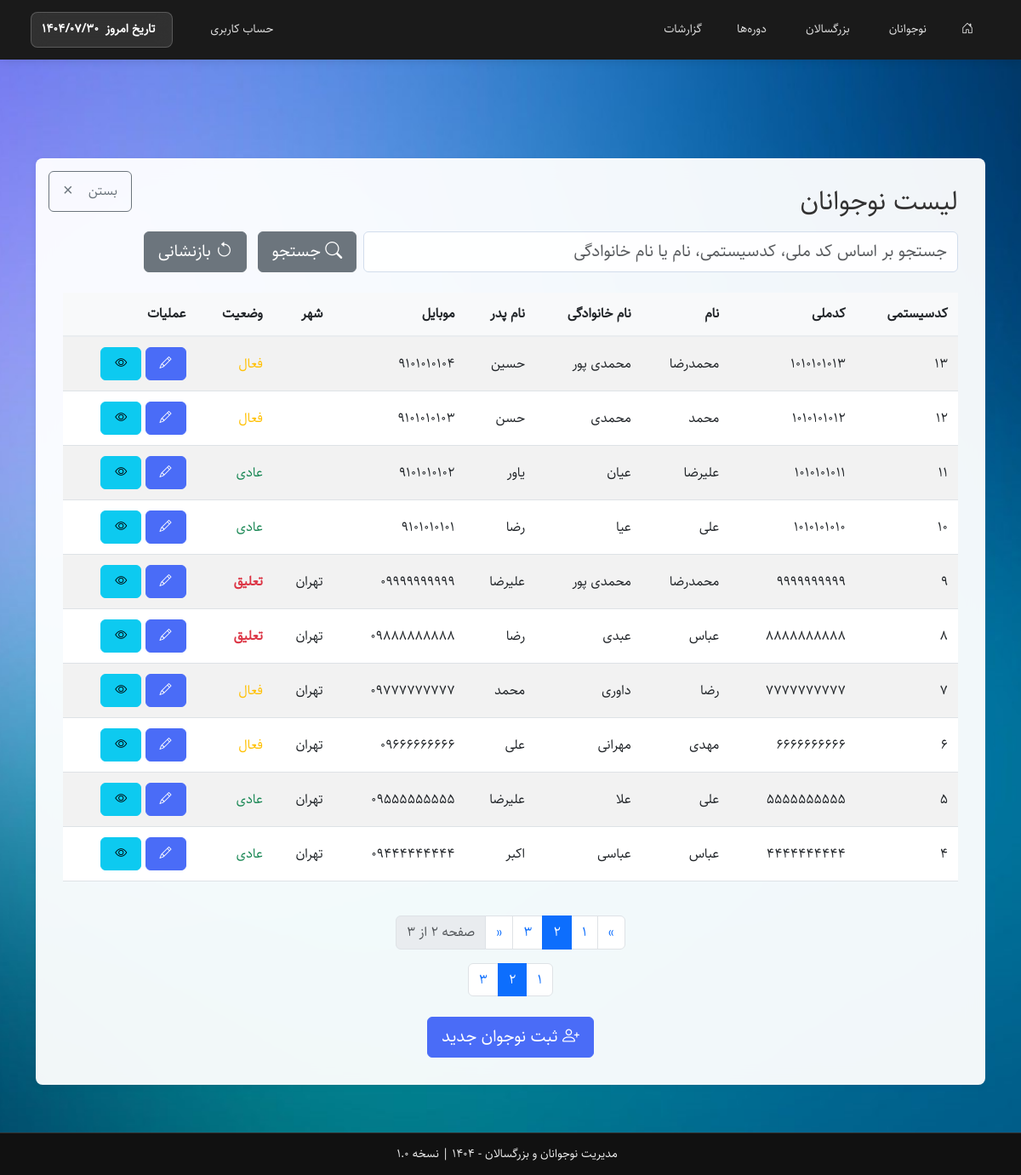
The app's page /includes/listteen.php?page=2 (signed in) with its own data.
### tables this page shows
CREATE TABLE `teen` (
  `TeenID` int(11) NOT NULL,
  `TeenSysCode` varchar(20) NOT NULL COMMENT 'کدسیستمی',
  `TeenMelli` varchar(10) NOT NULL COMMENT 'کدملی',
  `TeenName` varchar(50) NOT NULL COMMENT 'نام',
  `TeenFamily` varchar(50) NOT NULL COMMENT 'نام خانوادگی',
  `TeenFather` varchar(50) NOT NULL COMMENT 'نام پدر',
  `TeenMobile1` varchar(11) DEFAULT NULL COMMENT 'موبایل 1',
  `TeenMobile2` varchar(11) DEFAULT NULL COMMENT 'موبایل 2',
  `TeenDateBirth` date DEFAULT NULL COMMENT 'تاریخ تولد',
  `TeenRegDate` date DEFAULT NULL COMMENT 'تاریخ ثبت نام',
  `TeenStatus` enum('عادی','فعال','تعلیق') NOT NULL DEFAULT 'عادی' COMMENT 'وضعیت',
  `TeenPlaceBirth` varchar(100) DEFAULT NULL COMMENT 'محل تولد',
  `TeenPlaceCerti` varchar(100) DEFAULT NULL COMMENT 'محل صدور',
  `TeenBloodType` enum('O+','O-','A+','A-','B+','B-','AB+','AB-') DEFAULT NULL COMMENT 'گروه خونی',
  `TeenEducation` enum('اول ابتدایی','دوم ابتدایی','سوم ابتدایی','چهارم ابتدایی','پنجم ابتدایی','ششم ابتدایی','هفتم','هشتم','نهم','دهم','یازدهم','دوازدهم','فارغ التحصیل','دانشجو','دیپلم','فوق دیپلم','لیسانس','فوق لیسانس','دکتری','سایر') DEFAULT NULL COMMENT 'تحصیلات',
  `TeenAddress` text DEFAULT NULL COMMENT 'آدرس',
  `TeenZipCode` varchar(10) DEFAULT NULL COMMENT 'کدپستی',
  `TeenImage` varchar(255) DEFAULT NULL COMMENT 'تصویر پروفایل',
  `TeenCreated` timestamp NOT NULL DEFAULT current_timestamp(),
  `TeenUpdated` timestamp NOT NULL DEFAULT current_timestamp() ON UPDATE current_timestamp(),
  `TeenCity` varchar(100) DEFAULT NULL COMMENT 'شهر',
  `TeenBankName` varchar(100) DEFAULT NULL COMMENT 'نام بانک',
  `TeenAccountNumber` varchar(30) DEFAULT NULL COMMENT 'شماره حساب',
  `TeenCardNumber` varchar(20) DEFAULT NULL COMMENT 'شماره کارت',
  `TeenShebaNumber` varchar(30) DEFAULT NULL COMMENT 'شماره شبا',
  `TeenActiveDate` date DEFAULT NULL COMMENT 'تاریخ ثبت فعال',
  `TeenSuspendDate` date DEFAULT NULL COMMENT 'تاریخ ثبت تعلیق'
);

### includes/listteen.php (the view, shortened to what this page needs)
<?php
require_once __DIR__ . '/../config/database.php';
$q = trim($_GET['q'] ?? '');
$page = max(1, (int)($_GET['page'] ?? 1));
$perPage = 10;
$offset = ($page - 1) * $perPage;
$where = '';
$total = 0;
$rsCount = $conn->query("SELECT COUNT(*) c FROM Teen $where");
if ($rsCount) { $total = (int)$rsCount->fetch_assoc()['c']; }
$rs = $conn->query("SELECT * FROM Teen $where ORDER BY TeenID DESC LIMIT $perPage OFFSET $offset");
?>
<!DOCTYPE html>
<html lang="fa" dir="rtl">
<head>
    <link href="../assets/css/bootstrap.rtl.min.css" rel="stylesheet" />
    <link href="../assets/css/bootstrap-icons.css" rel="stylesheet" />
    <link href="../assets/css/style.css" rel="stylesheet" />
</head>
<body>
<?php
include __DIR__ . '/header.php'; ?>
<div class="container" style="margin-top:100px; margin-bottom:40px; text-align:right;">
    <div class="content-box">
                <div class="d-flex justify-content-start align-items-center mb-3">
            <a href="../index.php" class="btn btn-outline-secondary d-flex align-items-center ms-2">
                <span class="me-2">بستن</span>
                <span aria-hidden="true" class="fs-5">×</span>
            </a>
            <h2 class="mb-0">لیست نوجوانان</h2>
        </div>
        <form class="mb-4" method="get">
            <div class="row g-2 align-items-center">
                <div class="col-md-8">
                    <input class="form-control form-control-lg" name="q" placeholder="جستجو بر اساس کد ملی، کدسیستمی، نام یا نام خانوادگی" value="<?php
echo htmlspecialchars($q); ?>">
                </div>
                <div class="col-md-4">
                    <button class="btn btn-secondary btn-lg me-2"><i class="bi bi-search"></i> جستجو</button>
                    <a href="?" class="btn btn-secondary btn-lg"><i class="bi bi-arrow-counterclockwise"></i> بازنشانی</a>
                </div>
            </div>
        </form>
        <div class="table-responsive">
            <table class="table table-striped">
                <thead>
                    <tr>
                        <th>کدسیستمی</th>
                        <th>کدملی</th>
                        <th>نام</th>
                        <th>نام خانوادگی</th>
                        <th>نام پدر</th>
                        <th>موبایل</th>
                        <th>شهر</th>
                        <th>وضعیت</th>
                        <th>عملیات</th>
                    </tr>
                </thead>
                <tbody>
                <?php
if ($rs && $rs->num_rows): while($row=$rs->fetch_assoc()): ?>
                    <tr>
                        <td><?php
echo htmlspecialchars($row['TeenSysCode']); ?></td>
                        <td><?php
echo htmlspecialchars($row['TeenMelli']); ?></td>
                        <td><?php
echo htmlspecialchars($row['TeenName']); ?></td>
                        <td><?php
echo htmlspecialchars($row['TeenFamily']); ?></td>
                        <td><?php
echo htmlspecialchars($row['TeenFather']); ?></td>
                        <td><?php
echo htmlspecialchars($row['TeenMobile1']); ?></td>
                        <td><?php
echo htmlspecialchars($row['TeenCity'] ?? '-'); ?></td>
                        <td>
                            <?php
$statusClass = '';
                            if ($row['TeenStatus'] === 'عادی') {
                                $statusClass = 'text-success';
                            } elseif ($row['TeenStatus'] === 'فعال') {
                                $statusClass = 'text-warning';
                            } elseif ($row['TeenStatus'] === 'تعلیق') {
                                $statusClass = 'text-danger';
                            }
                            ?>
                            <span class="<?php
echo $statusClass; ?>">
                                <?php
echo htmlspecialchars($row['TeenStatus']); ?>
                            </span>
                        </td>
                        <td>
                            <a class="btn btn-sm btn-primary" href="editteen.php?TeenID=<?php
echo $row['TeenID']; ?>" title="ویرایش">
                                <i class="bi bi-pencil"></i>
                            </a>
                            <a class="btn btn-sm btn-info" href="viewteen.php?TeenID=<?php
echo $row['TeenID']; ?>" title="مشاهده">
                                <i class="bi bi-eye"></i>
                            </a>
                        </td>
                    </tr>
                <?php
endwhile; endif; ?>
                </tbody>
            </table>
        </div>
        <?php
if ($total > $perPage): ?>
        <nav aria-label="صفحه‌بندی" class="mt-4">
            <ul class="pagination justify-content-center">
                <?php
$totalPages = ceil($total / $perPage); ?>
                <li class="page-item <?php
echo $page <= 1 ? 'disabled' : ''; ?>">
                    <a class="page-link" href="?page=<?php
echo $page - 1; ?><?php
echo $q ? '&q=' . urlencode($q) : ''; ?>" aria-label="قبلی">
                        <span aria-hidden="true">&raquo;</span>
                    </a>
                </li>
                <?php
for ($i = 1; $i <= $totalPages; $i++): ?>
                    <?php
if ($i == 1 || $i == $totalPages || ($i >= $page - 2 && $i <= $page + 2)): ?>
                        <li class="page-item <?php
echo $i == $page ? 'active' : ''; ?>">
                            <a class="page-link" href="?page=<?php
echo $i; ?><?php
echo $q ? '&q=' . urlencode($q) : ''; ?>">
                                <?php
echo $i; ?>
                            </a>
                        </li>
                    <?php
endif; ?>
                <?php
endfor; ?>
                <li class="page-item <?php
echo $page >= $totalPages ? 'disabled' : ''; ?>">
                    <a class="page-link" href="?page=<?php
echo $page + 1; ?><?php
echo $q ? '&q=' . urlencode($q) : ''; ?>" aria-label="بعدی">
                        <span aria-hidden="true">&laquo;</span>
                    </a>
                </li>
                <li class="page-item disabled">
                    <span class="page-link text-muted">
                        صفحه <?php
echo $page; ?> از <?php
echo $totalPages; ?>
                    </span>
                </li>
            </ul>
        </nav>
        <?php
endif; ?>
        <?php
$pages = (int)ceil($total / $perPage);
        if ($pages > 1): ?>
        <nav>
            <ul class="pagination justify-content-center">
                <?php
for($p=1; $p<=$pages; $p++): ?>
                    <li class="page-item <?php
echo ($p==$page)?'active':''; ?>">
                        <a class="page-link" href="?q=<?php
echo urlencode($q); ?>&page=<?php
echo $p; ?>"><?php
echo $p; ?></a>
                    </li>
                <?php
endfor; ?>
            </ul>
        </nav>
        <?php
endif; ?>
        <div class="mt-4 text-center">
            <a href="regteen.php" class="btn btn-primary btn-lg">
                <i class="bi bi-person-plus"></i> ثبت نوجوان جدید
            </a>
        </div>
    </div>
</div>
<?php
include __DIR__ . '/footer.php'; ?>
</body>
</html>

### assets/css/style.css (style rules this page uses)
:root { --header-height: 70px; --footer-height: 50px; --mobile-breakpoint: 992px; --transition-speed: 0.3s; --primary-color: #4a6cf7; --primary-dark: #3a5bd9; --text-color: #333; --light-bg: #f8f9fa; --border-color: #e9ecef; --card-shadow: 0 0.125rem 0.5rem rgba(0, 0, 0, 0.05); --shadow-md: 0 10px 15px -3px rgba(0, 0, 0, 0.1); --border-radius: 0.375rem; --border-radius-lg: 0.5rem; }
html, body { height: 100%; margin: 0; padding: 0; overflow-x: hidden; font-family: 'Sahel', Tahoma, sans-serif; font-size: 16px; line-height: 1.6; color: var(--text-color); direction: rtl; text-align: right; }
body { display: flex; flex-direction: column; min-height: 100vh; background-color: #fff; padding-top: var(--header-height); padding-bottom: var(--footer-height); }
.content-box { background: #fff; border-radius: var(--border-radius-lg); box-shadow: var(--card-shadow); padding: 2rem; margin: 1rem auto; max-width: 1400px; min-height: 60vh; position: relative; }
.form-control, .form-select { border: 1px solid #d2ddec; border-radius: var(--border-radius); padding: 0.5rem 0.75rem; width: 100%; direction: rtl; text-align: right; font-family: 'Sahel', sans-serif; }
.btn { padding: 0.5rem 1rem; border-radius: var(--border-radius); font-weight: 500; transition: all 0.2s ease; cursor: pointer; }
.btn-primary { background-color: var(--primary-color); border-color: var(--primary-color); color: white; }
.btn-outline-secondary { position: absolute; top: 15px; left: 15px; z-index: 9999; display: flex; align-items: center; gap: 10px; }
.table { width: 100%; margin-bottom: 1rem; color: #4a5568; border-collapse: collapse; }
.table th { background-color: #f8f9fa; padding: 0.75rem; text-align: right; border-bottom: 2px solid #e9ecef; }
.table td { padding: 0.75rem; vertical-align: middle; border-top: 1px solid #e9ecef; }
.table-responsive { overflow-x: auto; -webkit-overflow-scrolling: touch; }
.mb-4 { margin-bottom: 1.5rem !important; }
.mt-4 { margin-top: 1.5rem !important; }
.mb-3 { margin-bottom: 1rem !important; }
.form-control, .form-select { background: rgba(255, 255, 255, 0.9) !important; }
.content-box h1, .content-box h2, .content-box h3, .content-box p { text-shadow: 0 1px 2px rgba(255, 255, 255, 0.8); }
.form-control, .form-select { transition: all 0.2s ease; }
.text-danger { font-weight: bold; }

### includes/footer.php (style rules this page uses)
body { position: relative; min-height: 100vh; }

### records on screen
teen: TeenSysCode "13", TeenMelli "1010101013", TeenName "محمدرضا", TeenFamily "محمدی پور", TeenFather "حسین", TeenMobile1 "9101010104", TeenStatus "فعال"
teen: TeenSysCode "12", TeenMelli "1010101012", TeenName "محمد", TeenFamily "محمدی", TeenFather "حسن", TeenMobile1 "9101010103", TeenStatus "فعال"
teen: TeenSysCode "11", TeenMelli "1010101011", TeenName "علیرضا", TeenFamily "عیان", TeenFather "یاور", TeenMobile1 "9101010102", TeenStatus "عادی"
teen: TeenSysCode "10", TeenMelli "1010101010", TeenName "علی", TeenFamily "عیا", TeenFather "رضا", TeenMobile1 "9101010101", TeenStatus "عادی"
teen: TeenSysCode "9", TeenMelli "9999999999", TeenName "محمدرضا", TeenFamily "محمدی پور", TeenFather "علیرضا", TeenMobile1 "09999999999", TeenCity "تهران", TeenStatus "تعلیق"
teen: TeenSysCode "8", TeenMelli "8888888888", TeenName "عباس", TeenFamily "عبدی", TeenFather "رضا", TeenMobile1 "09888888888", TeenCity "تهران", TeenStatus "تعلیق"
teen: TeenSysCode "7", TeenMelli "7777777777", TeenName "رضا", TeenFamily "داوری", TeenFather "محمد", TeenMobile1 "09777777777", TeenCity "تهران", TeenStatus "فعال"
teen: TeenSysCode "6", TeenMelli "6666666666", TeenName "مهدی", TeenFamily "مهرانی", TeenFather "علی", TeenMobile1 "09666666666", TeenCity "تهران", TeenStatus "فعال"
teen: TeenSysCode "5", TeenMelli "5555555555", TeenName "علی", TeenFamily "علا", TeenFather "علیرضا", TeenMobile1 "09555555555", TeenCity "تهران", TeenStatus "عادی"
teen: TeenSysCode "4", TeenMelli "4444444444", TeenName "عباس", TeenFamily "عباسی", TeenFather "اکبر", TeenMobile1 "09444444444", TeenCity "تهران", TeenStatus "عادی"

### other values on screen
$totalPages "3"
